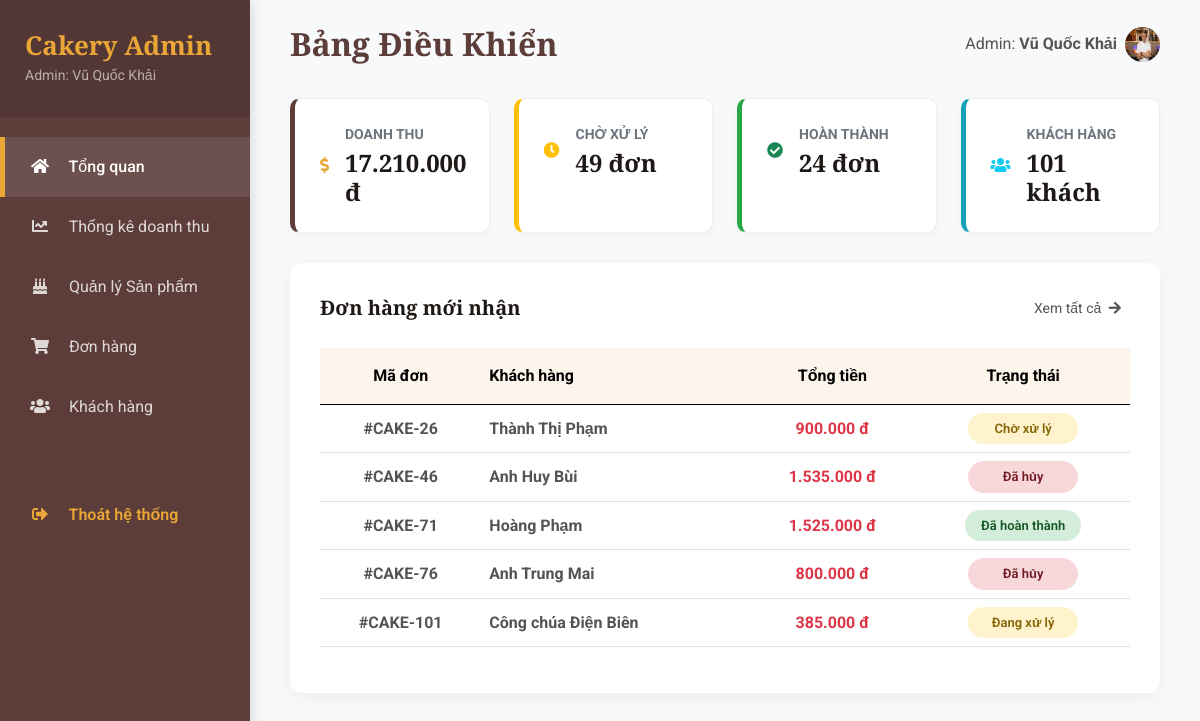
Page /AdView/admin.php (signed in) on the committed database.
### tables this page shows
CREATE TABLE `order` (
  `OrderID` int(11) NOT NULL,
  `OrderDate` datetime DEFAULT current_timestamp(),
  `CustomerName` varchar(255) NOT NULL,
  `CustomerPhone` varchar(20) NOT NULL,
  `TotalAmount` decimal(10,2) NOT NULL,
  `Status` varchar(50) DEFAULT 'Pending',
  `Address` text DEFAULT NULL,
  `Note` text DEFAULT NULL,
  `AdminID` int(11) DEFAULT NULL
);

### AdView/admin.php (the view, shortened to what this page needs)
<?php
    require_once '../db_connect.php';
    $revenue = $conn->query("SELECT SUM(TotalAmount) as total FROM `Order` WHERE Status = 'Completed'")->fetch_assoc()['total'] ?? 0;
    $pending = $conn->query("SELECT COUNT(*) as total FROM `Order` WHERE Status = 'Pending' OR Status = 'Processing'")->fetch_assoc()['total'] ?? 0;
    $completed = $conn->query("SELECT COUNT(*) as total FROM `Order` WHERE Status = 'Completed'")->fetch_assoc()['total'] ?? 0;
    $customers = $conn->query("SELECT COUNT(DISTINCT CustomerPhone) as total FROM `Order` ")->fetch_assoc()['total'] ?? 0;
?>
<!DOCTYPE html>
<html lang="vi">
<head>
    <link href="https://cdnjs.cloudflare.com/ajax/libs/font-awesome/5.10.0/css/all.min.css" rel="stylesheet">
    <link href="../css/bootstrap.min.css" rel="stylesheet">
</head>
<body>
    <?php include 'sidebar.php'; ?>
    <div id="content">
        <div class="admin-header">
            <h2 class="fw-bold mb-0" style="color: var(--primary-color); font-family: 'Playfair Display', serif;">Bảng Điều Khiển</h2>
            <div class="user-info d-flex align-items-center">
                <span class="me-2 fs-6">Admin: <strong><?php echo $_SESSION['user_admin']; ?></strong></span>
                <img src="../img/team-1.jpg" class="rounded-circle" width="35" height="35" alt="Admin">
            </div>
        </div>
        <div class="row g-4">
            <div class="col-md-3">
                <div class="stat-card border-rev">
                    <div class="d-flex align-items-center">
                        <div class="icon-circle me-3"><i class="fa fa-dollar-sign text-primary"></i></div>
                        <div>
                            <p class="text-muted mb-1 small fw-bold text-uppercase">Doanh thu</p>
                            <h4 class="mb-0 fw-bold"><?php echo number_format($revenue, 0, ',', '.'); ?> đ</h4>
                        </div>
                    </div>
                </div>
            </div>
            <div class="col-md-3">
                <div class="stat-card border-pen">
                    <div class="d-flex align-items-center">
                        <div class="icon-circle me-3"><i class="fa fa-clock text-warning"></i></div>
                        <div>
                            <p class="text-muted mb-1 small fw-bold text-uppercase">Chờ xử lý</p>
                            <h4 class="mb-0 fw-bold"><?php echo $pending; ?> đơn</h4>
                        </div>
                    </div>
                </div>
            </div>
            <div class="col-md-3">
                <div class="stat-card border-com">
                    <div class="d-flex align-items-center">
                        <div class="icon-circle me-3"><i class="fa fa-check-circle text-success"></i></div>
                        <div>
                            <p class="text-muted mb-1 small fw-bold text-uppercase">Hoàn thành</p>
                            <h4 class="mb-0 fw-bold"><?php echo $completed; ?> đơn</h4>
                        </div>
                    </div>
                </div>
            </div>
            <div class="col-md-3">
                <div class="stat-card border-cus">
                    <div class="d-flex align-items-center">
                        <div class="icon-circle me-3"><i class="fa fa-users text-info"></i></div>
                        <div>
                            <p class="text-muted mb-1 small fw-bold text-uppercase">Khách hàng</p>
                            <h4 class="mb-0 fw-bold"><?php echo $customers; ?> khách</h4>
                        </div>
                    </div>
                </div>
            </div>
        </div>
        <div class="table-container">
            <div class="d-flex justify-content-between align-items-center mb-4">
                <h5 class="fw-bold mb-0">Đơn hàng mới nhận</h5>
                <a href="admin_orders.php" class="btn btn-sm btn-link text-decoration-none text-secondary">Xem tất cả <i class="fa fa-arrow-right ms-1"></i></a>
            </div>
            <div class="table-responsive">
                <table class="table table-hover align-middle text-center">
                    <thead class="table-light">
                        <tr>
                            <th class="py-3">Mã đơn</th>
                            <th class="text-start py-3">Khách hàng</th>
                            <th class="py-3">Tổng tiền</th>
                            <th class="py-3">Trạng thái</th>
                        </tr>
                    </thead>
                    <tbody>
                        <?php
                        $res_tab = $conn->query("SELECT * FROM `Order` ORDER BY OrderDate DESC LIMIT 5");
                        while ($row = $res_tab->fetch_assoc()) {
                            $st = $row['Status'];
                            $txt = 'Chờ xử lý'; $cl = 'status-pending';
                            if ($st == 'Completed') { $txt = 'Đã hoàn thành'; $cl = 'status-completed'; }
                            elseif ($st == 'Cancelled') { $txt = 'Đã hủy'; $cl = 'status-cancelled'; }
                            elseif ($st == 'Processing') { $txt = 'Đang xử lý'; $cl = 'status-pending'; }
                        ?>
                        <tr>
                            <td class="fw-bold">#CAKE-<?php echo $row['OrderID']; ?></td>
                            <td class="text-start fw-bold"><?php echo htmlspecialchars($row['CustomerName']); ?></td>
                            <td class="text-danger fw-bold"><?php echo number_format($row['TotalAmount'], 0, ',', '.'); ?> đ</td>
                            <td><span class="badge-status <?php echo $cl; ?>"><?php echo $txt; ?></span></td>
                        </tr>
                        <?php } ?>
                    </tbody>
                </table>
            </div>
        </div>
    </div>
</body>
</html>

### AdView/admin.php (style rules this page uses)
:root { --primary-color: #5c3d3a; --secondary-color: #EAA636; --sidebar-width: 250px; }
body { background-color: #f8f9fa; font-family: 'Roboto', sans-serif; margin: 0; overflow-x: hidden; }
#content { margin-left: var(--sidebar-width); width: calc(100% - var(--sidebar-width)); padding: 25px 40px; min-height: 100vh; box-sizing: border-box; }
.admin-header { display: flex; justify-content: space-between; align-items: center; margin-bottom: 35px; }
.stat-card { background: #fff; border: 1px solid #eee; border-radius: 10px; padding: 25px; box-shadow: 0 4px 12px rgba(0,0,0,0.03); height: 100%; }
.border-rev { border-left: 5px solid var(--primary-color) !important; }
.border-pen { border-left: 5px solid #ffc107 !important; }
.border-com { border-left: 5px solid #28a745 !important; }
.border-cus { border-left: 5px solid #17a2b8 !important; }
.table-container { background: #fff; border-radius: 12px; padding: 30px; box-shadow: 0 5px 20px rgba(0,0,0,0.05); margin-top: 30px; }
.badge-status { padding: 6px 16px; border-radius: 50px; font-weight: 600; font-size: 13px; display: inline-block; min-width: 110px; }
.status-pending { background-color: #fff3cd; color: #856404; }
.status-completed { background-color: #d4edda; color: #155724; }
.status-cancelled { background-color: #f8d7da; color: #721c24; }

### rows in the picture
order: OrderID "26", CustomerName "Thành Thị Phạm", TotalAmount "900.000", txt "Chờ xử lý"
order: OrderID "46", CustomerName "Anh Huy Bùi", TotalAmount "1.535.000", Status "Đã hủy"
order: OrderID "71", CustomerName "Hoàng Phạm", TotalAmount "1.525.000", Status "Đã hoàn thành"
order: OrderID "76", CustomerName "Anh Trung Mai", TotalAmount "800.000", Status "Đã hủy"
order: OrderID "101", CustomerName "Công chúa Điện Biên", TotalAmount "385.000", Status "Đang xử lý"

### other values in the picture
$_SESSION['user_admin'] "Vũ Quốc Khải"
$revenue "17.210.000"
$pending "49"
$completed "24"
$customers "101"
